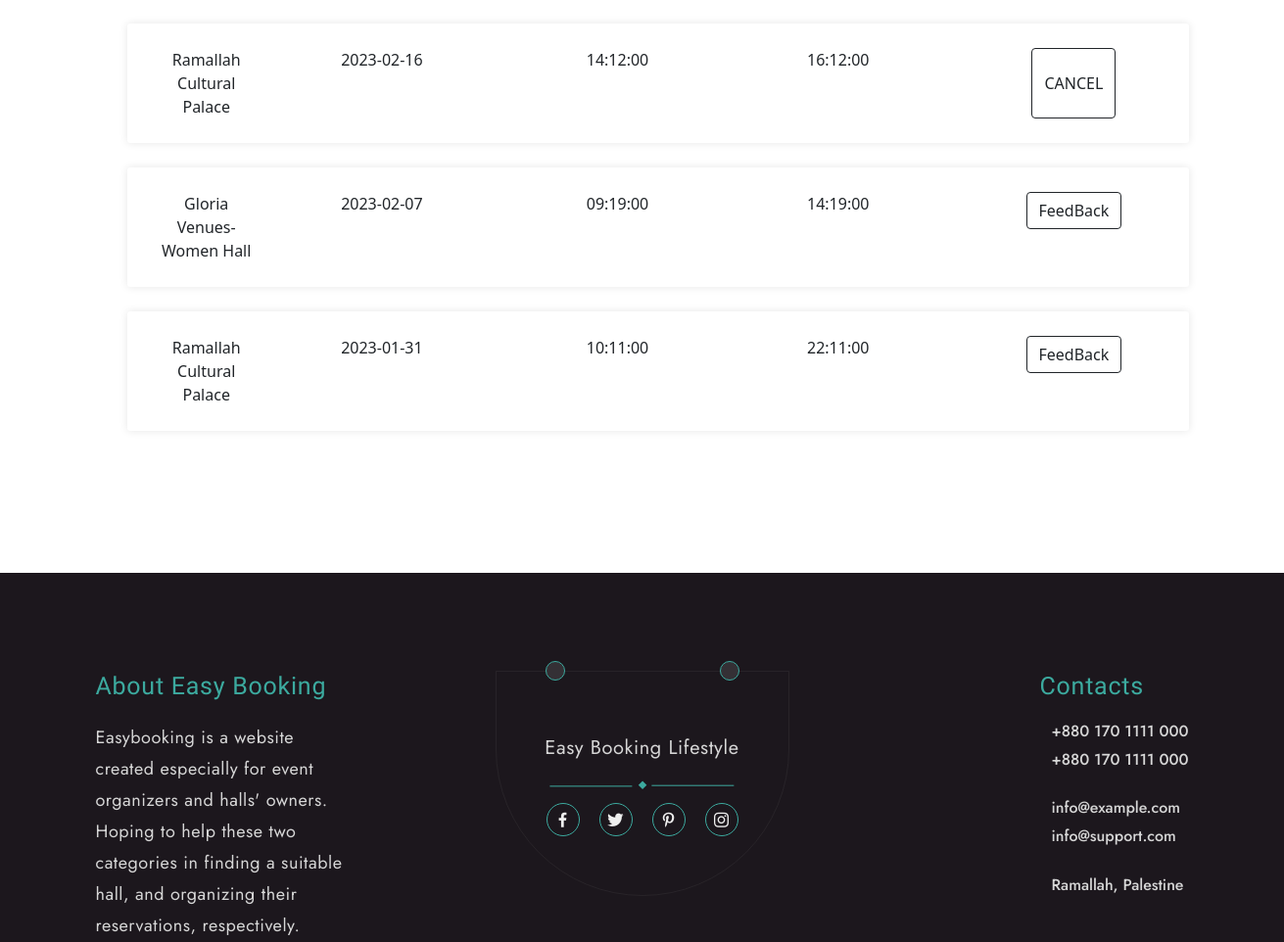
Page /MyReservation.php (signed in, middle part) on the earlier database version.
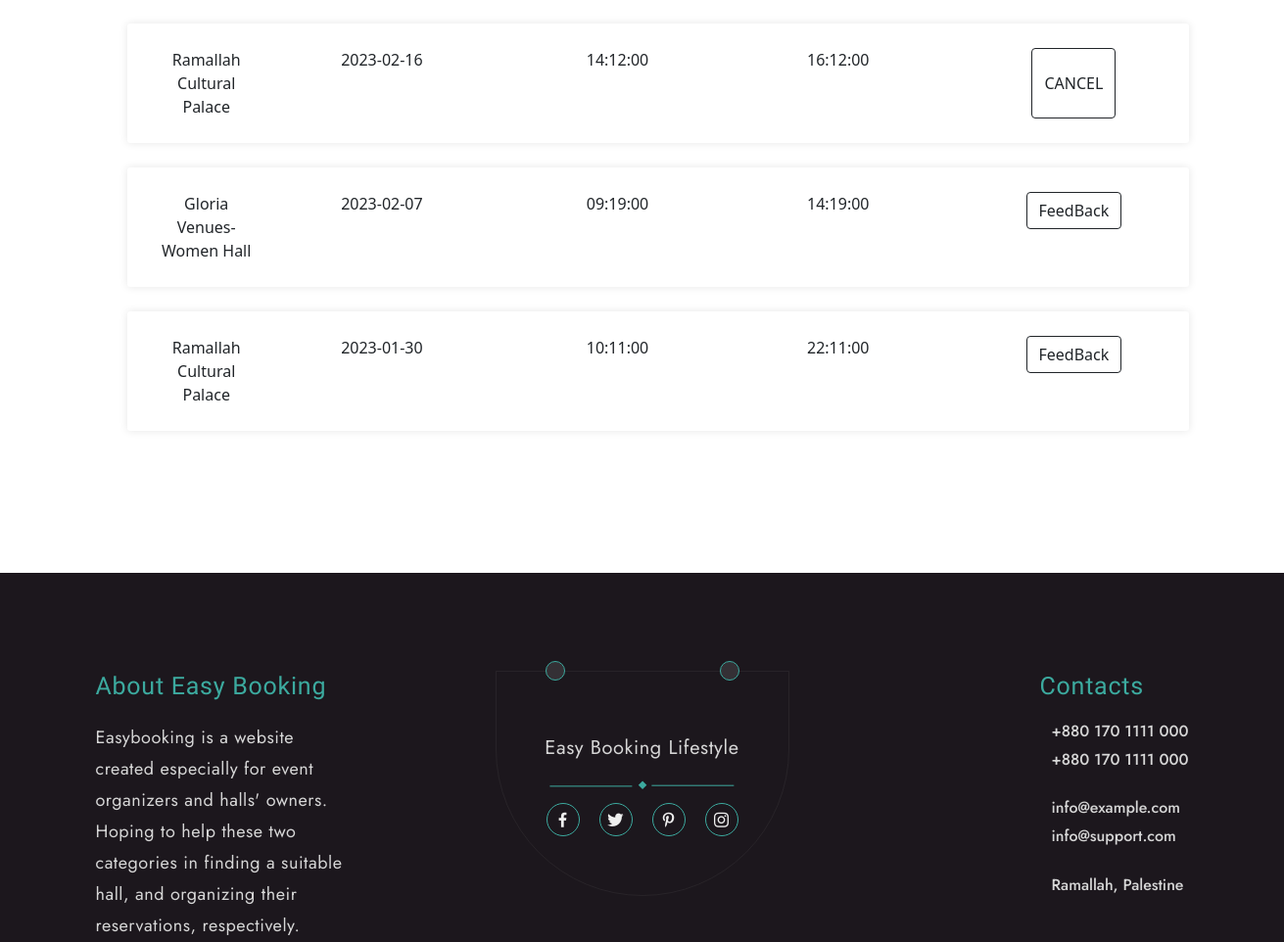
Same page on the later database version.
### tables this page shows
CREATE TABLE `reservations` (
  `id` int NOT NULL,
  `event_type` varchar(255) NOT NULL,
  `number_guests` int NOT NULL,
  `date` date NOT NULL,
  `start_time` time NOT NULL,
  `end_time` time NOT NULL,
  `notes` varchar(1000) NOT NULL,
  `hall_id` int NOT NULL,
  `user_id` int NOT NULL,
  `status` enum('pending','approved','canceled') NOT NULL DEFAULT 'pending'
);

CREATE TABLE `subhalls` (
  `id` int NOT NULL,
  `name` varchar(200) NOT NULL,
  `type` int NOT NULL,
  `number_of_guests` int NOT NULL,
  `price` float NOT NULL,
  `hall_describtion` varchar(500) NOT NULL,
  `services` varchar(500) NOT NULL,
  `image_view` varchar(300) NOT NULL,
  `hall_id` int NOT NULL,
  `num_of_reservation` int NOT NULL DEFAULT '0'
);

### MyReservation.php (the view, shortened to what this page needs)
<?php
$user_id= $_SESSION['userId'];
require ('inc/head.php');
require("admin/handlers/db.php");
$sql1="SELECT subhalls.name as hall_name, reservations.date, reservations.start_time, reservations.end_time ,reservations.hall_id
FROM reservations
JOIN subhalls ON reservations.hall_id = subhalls.id
WHERE reservations.user_id =$user_id and  reservations.status='approved'
ORDER BY reservations.date DESC;
";
$sqlResult=mysqli_query($conn,$sql1);
$feedbackData=mysqli_fetch_all($sqlResult);
$sql="SELECT subhalls.name as hall_name, reservations.date, reservations.start_time, reservations.end_time ,reservations.hall_id
FROM reservations
JOIN subhalls ON reservations.hall_id = subhalls.id
WHERE  reservations.status='approved' and  reservations.user_id =$user_id
ORDER BY reservations.date DESC
 ";
$query=mysqli_query($conn,$sql);
if(mysqli_num_rows($query)>0){
$feedback=mysqli_fetch_all($query,MYSQLI_ASSOC);
}
?>
<!DOCTYPE html>
<html lang="en">
<body>
    <div class="contact-page mb-120  overflow-hidden">
                <div class="container">
                    <br>
                    <br>
  <br>
  <br>
  <ul class="responsive-table">
    <?php
if(isset($feedback)){
$current_date = date("Y-m-d");
foreach($feedbackData as $index=>$feedback){?>
    <li class="table-row">
      <div class="col col-1" data-label="Hallname"><a href="subhall-details.php?shallId=<?=$feedback[4];?>"><?=$feedback[0];?></a></div>
      <div class="col col-2" data-label="Date"><?=$feedback[1];?></div>
      <div class="col col-3" data-label="Staer_time"><?=$feedback[2];?></div>
      <div class="col col-4" data-label="End_time"><?=$feedback[3];?></div>
      <?php
      if($feedback[1]>=$current_date){
       ?>
          <div class="col col-5 d-flex justify-content-center">
          <button  class="font-weight-bold btn btn-outline-Dark" type="submit" >CANCEL</button>
                            </div>
     <?php }else{?>
     <div class="col col-5" data-label="Cancel">
     <button  class="font-weight-bold btn btn-outline-Dark" onclick="window.location.href='FeedBack_subhall.php?shallId=<?= $feedback[4]; ?>';" >
          FeedBack
        </button>
     </div>
    </li>
    <?php }}
?>  </ul>
<?php
}
else{?>
  <tr>
  <div class="col col-5" data-label="Cancel">            No Reservations</div>
  </tr>
  <?php
} ?>
</div>
                </div>
    <?php require ('inc/footer.php');
    require('inc/js_file_link.php'); ?>
</body>
</html>

Differences in the rows shown:
changed reservations (number 3 of 3 on the later page): date "2023-01-31" → "2023-01-30"
